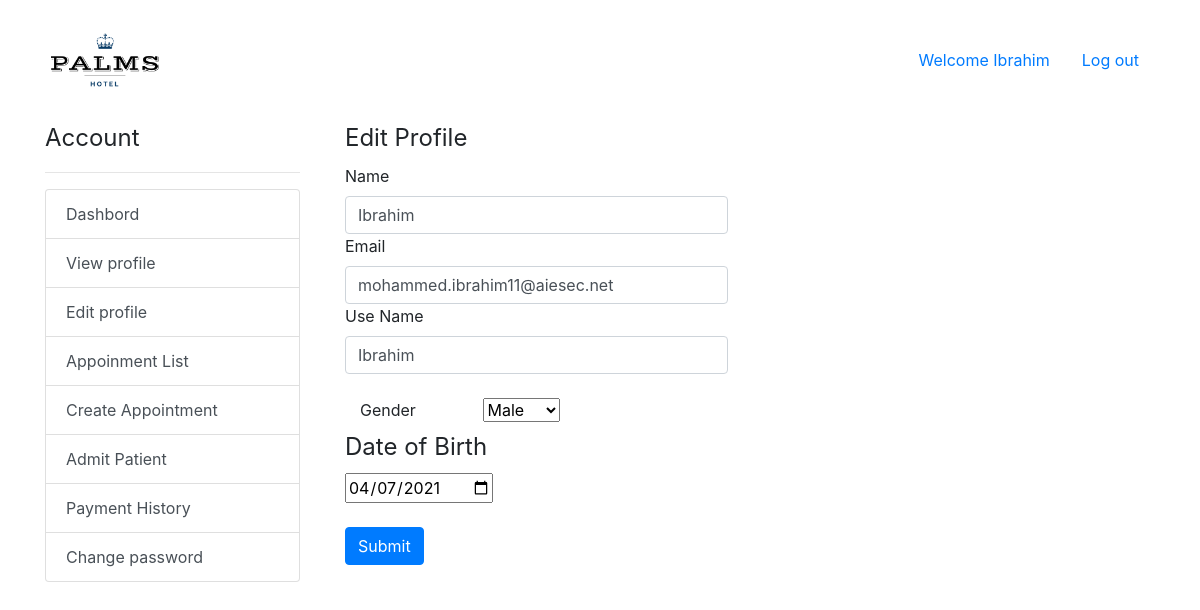
The page /editProfile.php (signed in) on the database its author committed.
### tables this page shows
CREATE TABLE `receptionist` (
  `r_id` int(11) NOT NULL,
  `full_name` varchar(50) NOT NULL,
  `u_name` varchar(50) NOT NULL,
  `password` varchar(50) NOT NULL,
  `dateofbirth` varchar(50) NOT NULL,
  `email` varchar(50) NOT NULL,
  `gender` varchar(50) NOT NULL
);

### controller/model.php (called while the page is built, shortened)
<?php
function viewProfile($user_name)
{
    $conn = db_conn();
    $selectQuery = "SELECT full_name, email, gender, dateofbirth FROM `receptionist` WHERE u_name LIKE '%$user_name%'";
    try {
        $stmt = $conn->query($selectQuery);
    } catch (PDOException $e) {
        echo $e->getMessage();
    }
    $rows = $stmt->fetch();
    return $rows;
}

### controller/editProfile.php (called while the page is built, shortened)
<?php
require_once 'model.php';
$info = viewProfile($_SESSION['user']);
$name = $info['full_name'];
$username = $_SESSION['user'];
$email = $info['email'];
$dateofbirth = $info['dateofbirth'];
?>

### editProfile.php (the view, shortened to what this page needs)
<?php
require_once 'controller/editProfile.php';
?>
<!DOCTYPE html>
<html lang="en">
<head>
    <link rel="stylesheet" href="https://cdn.jsdelivr.net/npm/bootstrap@4.6.0/dist/css/bootstrap.min.css">
</head>
<header>
    <div class="container">
        <div class="row">
            <div class="col-sm">
                <img src="assets/logo.png" width="120" height="120">
            </div>
            <div class="col-sm nav justify-content-end align-self-center">
                <a class="nav-link" href="dashbord.php?flag=dashbord">Welcome <?php echo $_SESSION["user"] ?></a>
                <a class="nav-link" href="login.php?flag='logout">Log out</a>
            </div>
        </div>
    </div>
</header>
<body>
    <div class="container">
        <div class="row">
            <div class="col-3">
                <legend>Account</legend>
                <hr>
                <div class="list-group" id="list-tab">
                    <a class="list-group-item list-group-item-action" href="dashbord.php">Dashbord</a>
                    <a class="list-group-item list-group-item-action" href="accountViewProfile.php">View profile</a>
                    <a class="list-group-item list-group-item-action" href="editProfile.php">Edit profile</a>
                     <a class="list-group-item list-group-item-action" href="AppointmentList.php" >Appoinment List</a>
                     <a class="list-group-item list-group-item-action" href="CreateAppointment.php" >Create Appointment</a>
                     <a class="list-group-item list-group-item-action" href="AdmitPatient.php" >Admit Patient</a>
                     <a class="list-group-item list-group-item-action" href="PaymentHistory.php" >Payment History</a>
                    <a class="list-group-item list-group-item-action" href="changePassword.php">Change password</a>
                </div>
            </div>
            <div class="col-9">
                <div class="container">
                    <legend>Edit Profile</legend>
                    <form method="POST" action="editProfile.php">
                        <div class="row g-3">
                            <div class="col-md-6">
                                <label class="form-label">Name</label>
                                <input type="text" name="name" class="form-control" value="<?php echo $name ?>">
                                <label class="form-label">Email</label>
                                <input type="email" name="email" class="form-control" value="<?php echo $email ?>" required>
                            </div>
                        </div>
                        <div class="row g-3">
                            <div class="col-md-6">
                                <label class="form-label">Use Name</label>
                                <input type="text" name="username" class="form-control" value="<?php echo $username ?>">
                            </div>
                        </div><br>
            <div class="row justify-content-md-left">
                <div class="col-lg-2">
                    <legend class="col-form-label col-sm-2 pt-0">Gender</legend>
                </div>
                <div class="col-lg-2">
                    <select name="gender" id="gender">
                    <option value="Male">Male</option>
                   </select>
                </div>
            </div>
                        <div class="row g-3">
                            <div class="col-md-auto">
                                <fieldset>
                                    <legend>Date of Birth</legend>
                                    <input type="date" name="dateofbirth" value="<?php echo $dateofbirth ?>">
                                </fieldset>
                            </div>
                        </div>
                        <br>
                        <div class="row g-3">
                            <div class="col-md-auto">
                                <input type="submit" name="submit" class="btn btn-primary">
                            </div>
                        </div>
                    </form>
                </div>
            </div>
        </div>
    </div>
</body>
</html>

### rows shown on the page
receptionist: name "Ibrahim", email "mohammed.ibrahim11@aiesec.net", dateofbirth "04/07/2021"

### other values the page prints
$_SESSION["user"] "Ibrahim"
